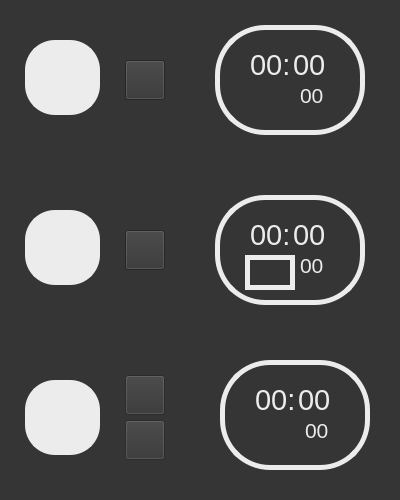
<?xml version="1.0" encoding="UTF-8"?>
<ui version="4.0">
 <class>Form</class>
 <widget class="QWidget" name="Form">
  <property name="geometry">
   <rect>
    <x>0</x>
    <y>0</y>
    <width>400</width>
    <height>500</height>
   </rect>
  </property>
  <property name="windowTitle">
   <string>Form</string>
  </property>
  <property name="styleSheet">
   <string notr="true">background-color: rgb(53, 53, 53);
color: rgb(236, 236, 236);
</string>
  </property>
  <widget class="QPushButton" name="startButton">
   <property name="geometry">
    <rect>
     <x>25</x>
     <y>40</y>
     <width>75</width>
     <height>75</height>
    </rect>
   </property>
   <property name="styleSheet">
    <string notr="true">background-color: rgb(236, 236, 236);
                border-radius: 30px;        
                border: 2px solid rgb(236, 236, 236);</string>
   </property>
   <property name="text">
    <string/>
   </property>
  </widget>
  <widget class="QLabel" name="min">
   <property name="geometry">
    <rect>
     <x>293</x>
     <y>30</y>
     <width>60</width>
     <height>70</height>
    </rect>
   </property>
   <property name="font">
    <font>
     <pointsize>22</pointsize>
    </font>
   </property>
   <property name="styleSheet">
    <string notr="true">background-color: transparent</string>
   </property>
   <property name="text">
    <string>00</string>
   </property>
  </widget>
  <widget class="QLabel" name="sec">
   <property name="geometry">
    <rect>
     <x>300</x>
     <y>70</y>
     <width>40</width>
     <height>50</height>
    </rect>
   </property>
   <property name="font">
    <font>
     <pointsize>16</pointsize>
    </font>
   </property>
   <property name="styleSheet">
    <string notr="true">background-color: transparent;</string>
   </property>
   <property name="text">
    <string>00</string>
   </property>
  </widget>
  <widget class="QFrame" name="frame">
   <property name="geometry">
    <rect>
     <x>215</x>
     <y>25</y>
     <width>150</width>
     <height>110</height>
    </rect>
   </property>
   <property name="styleSheet">
    <string notr="true">background-color: transparent; 
    border: 5px solid rgb(236, 236, 236);     
    border-radius: 50%;            
    </string>
   </property>
   <property name="frameShape">
    <enum>QFrame::StyledPanel</enum>
   </property>
   <property name="frameShadow">
    <enum>QFrame::Raised</enum>
   </property>
  </widget>
  <widget class="QLabel" name="hour">
   <property name="geometry">
    <rect>
     <x>250</x>
     <y>30</y>
     <width>50</width>
     <height>70</height>
    </rect>
   </property>
   <property name="font">
    <font>
     <pointsize>22</pointsize>
    </font>
   </property>
   <property name="styleSheet">
    <string notr="true">background-color: transparent</string>
   </property>
   <property name="text">
    <string>00:</string>
   </property>
  </widget>
  <widget class="QPushButton" name="resetButton">
   <property name="geometry">
    <rect>
     <x>125</x>
     <y>60</y>
     <width>40</width>
     <height>40</height>
    </rect>
   </property>
   <property name="styleSheet">
    <string notr="true">background-color: rgb(236, 236, 236);
                border-radius: 15px;        
               border: 2px solid rgb(236, 236, 236);
hover{
	background-color: rgb(175, 175, 175)
}
	</string>
   </property>
   <property name="text">
    <string/>
   </property>
  </widget>
  <widget class="QPushButton" name="startButton2">
   <property name="geometry">
    <rect>
     <x>25</x>
     <y>210</y>
     <width>75</width>
     <height>75</height>
    </rect>
   </property>
   <property name="styleSheet">
    <string notr="true">background-color: rgb(236, 236, 236);
                border-radius: 30px;        
                border: 2px solid rgb(236, 236, 236);</string>
   </property>
   <property name="text">
    <string/>
   </property>
  </widget>
  <widget class="QPushButton" name="resetButton2">
   <property name="geometry">
    <rect>
     <x>125</x>
     <y>230</y>
     <width>40</width>
     <height>40</height>
    </rect>
   </property>
   <property name="styleSheet">
    <string notr="true">background-color: rgb(236, 236, 236);
                border-radius: 15px;        
               border: 2px solid rgb(236, 236, 236);
hover{
	background-color: rgb(175, 175, 175)
}
	</string>
   </property>
   <property name="text">
    <string/>
   </property>
  </widget>
  <widget class="QLabel" name="min_2">
   <property name="geometry">
    <rect>
     <x>293</x>
     <y>200</y>
     <width>60</width>
     <height>70</height>
    </rect>
   </property>
   <property name="font">
    <font>
     <pointsize>22</pointsize>
    </font>
   </property>
   <property name="styleSheet">
    <string notr="true">background-color: transparent</string>
   </property>
   <property name="text">
    <string>00</string>
   </property>
  </widget>
  <widget class="QLabel" name="hour_2">
   <property name="geometry">
    <rect>
     <x>250</x>
     <y>200</y>
     <width>50</width>
     <height>70</height>
    </rect>
   </property>
   <property name="font">
    <font>
     <pointsize>22</pointsize>
    </font>
   </property>
   <property name="styleSheet">
    <string notr="true">background-color: transparent</string>
   </property>
   <property name="text">
    <string>00:</string>
   </property>
  </widget>
  <widget class="QLabel" name="sec_2">
   <property name="geometry">
    <rect>
     <x>300</x>
     <y>240</y>
     <width>40</width>
     <height>50</height>
    </rect>
   </property>
   <property name="font">
    <font>
     <pointsize>16</pointsize>
    </font>
   </property>
   <property name="styleSheet">
    <string notr="true">background-color: transparent;</string>
   </property>
   <property name="text">
    <string>00</string>
   </property>
  </widget>
  <widget class="QFrame" name="frame_2">
   <property name="geometry">
    <rect>
     <x>215</x>
     <y>195</y>
     <width>150</width>
     <height>110</height>
    </rect>
   </property>
   <property name="styleSheet">
    <string notr="true">background-color: transparent; 
    border: 5px solid rgb(236, 236, 236);     
    border-radius: 50%;            
    </string>
   </property>
   <property name="frameShape">
    <enum>QFrame::StyledPanel</enum>
   </property>
   <property name="frameShadow">
    <enum>QFrame::Raised</enum>
   </property>
   <widget class="QPushButton" name="plusButton">
    <property name="enabled">
     <bool>false</bool>
    </property>
    <property name="geometry">
     <rect>
      <x>30</x>
      <y>60</y>
      <width>50</width>
      <height>35</height>
     </rect>
    </property>
    <property name="styleSheet">
     <string notr="true">background-color: rgb(236, 236, 236);
                border-radius: 15px;        
               border: 2px solid rgb(236, 236, 236);
hover{
	background-color: rgb(175, 175, 175)
}
	</string>
    </property>
    <property name="text">
     <string/>
    </property>
   </widget>
  </widget>
  <widget class="QPushButton" name="addAlarmButton">
   <property name="geometry">
    <rect>
     <x>25</x>
     <y>380</y>
     <width>75</width>
     <height>75</height>
    </rect>
   </property>
   <property name="styleSheet">
    <string notr="true">background-color: rgb(236, 236, 236);
                border-radius: 30px;        
                border: 2px solid rgb(236, 236, 236);</string>
   </property>
   <property name="text">
    <string/>
   </property>
  </widget>
  <widget class="QPushButton" name="deleteAlarmButton">
   <property name="enabled">
    <bool>false</bool>
   </property>
   <property name="geometry">
    <rect>
     <x>125</x>
     <y>420</y>
     <width>40</width>
     <height>40</height>
    </rect>
   </property>
   <property name="styleSheet">
    <string notr="true">background-color: rgb(236, 236, 236);
                border-radius: 15px;        
               border: 2px solid rgb(236, 236, 236);
hover{
	background-color: rgb(175, 175, 175)
}
	</string>
   </property>
   <property name="text">
    <string/>
   </property>
  </widget>
  <widget class="QPushButton" name="confirmAlarmButton">
   <property name="enabled">
    <bool>false</bool>
   </property>
   <property name="geometry">
    <rect>
     <x>125</x>
     <y>375</y>
     <width>40</width>
     <height>40</height>
    </rect>
   </property>
   <property name="styleSheet">
    <string notr="true">background-color: rgb(236, 236, 236);
                border-radius: 15px;        
               border: 2px solid rgb(236, 236, 236);
hover{
	background-color: rgb(175, 175, 175)
}
	</string>
   </property>
   <property name="text">
    <string/>
   </property>
  </widget>
  <widget class="QLabel" name="min_3">
   <property name="geometry">
    <rect>
     <x>298</x>
     <y>365</y>
     <width>60</width>
     <height>70</height>
    </rect>
   </property>
   <property name="font">
    <font>
     <pointsize>22</pointsize>
    </font>
   </property>
   <property name="styleSheet">
    <string notr="true">background-color: transparent</string>
   </property>
   <property name="text">
    <string>00</string>
   </property>
  </widget>
  <widget class="QLabel" name="hour_3">
   <property name="geometry">
    <rect>
     <x>255</x>
     <y>365</y>
     <width>50</width>
     <height>70</height>
    </rect>
   </property>
   <property name="font">
    <font>
     <pointsize>22</pointsize>
    </font>
   </property>
   <property name="styleSheet">
    <string notr="true">background-color: transparent</string>
   </property>
   <property name="text">
    <string>00:</string>
   </property>
  </widget>
  <widget class="QLabel" name="sec_3">
   <property name="geometry">
    <rect>
     <x>305</x>
     <y>405</y>
     <width>40</width>
     <height>50</height>
    </rect>
   </property>
   <property name="font">
    <font>
     <pointsize>16</pointsize>
    </font>
   </property>
   <property name="styleSheet">
    <string notr="true">background-color: transparent;</string>
   </property>
   <property name="text">
    <string>00</string>
   </property>
  </widget>
  <widget class="QFrame" name="frame_3">
   <property name="geometry">
    <rect>
     <x>220</x>
     <y>360</y>
     <width>150</width>
     <height>110</height>
    </rect>
   </property>
   <property name="styleSheet">
    <string notr="true">background-color: transparent; 
    border: 5px solid rgb(236, 236, 236);     
    border-radius: 50%;            
    </string>
   </property>
   <property name="frameShape">
    <enum>QFrame::StyledPanel</enum>
   </property>
   <property name="frameShadow">
    <enum>QFrame::Raised</enum>
   </property>
  </widget>
  <zorder>frame</zorder>
  <zorder>startButton</zorder>
  <zorder>min</zorder>
  <zorder>sec</zorder>
  <zorder>hour</zorder>
  <zorder>resetButton</zorder>
  <zorder>startButton2</zorder>
  <zorder>resetButton2</zorder>
  <zorder>min_2</zorder>
  <zorder>hour_2</zorder>
  <zorder>sec_2</zorder>
  <zorder>frame_2</zorder>
  <zorder>addAlarmButton</zorder>
  <zorder>deleteAlarmButton</zorder>
  <zorder>confirmAlarmButton</zorder>
  <zorder>min_3</zorder>
  <zorder>hour_3</zorder>
  <zorder>sec_3</zorder>
  <zorder>frame_3</zorder>
 </widget>
 <resources/>
 <connections/>
</ui>
